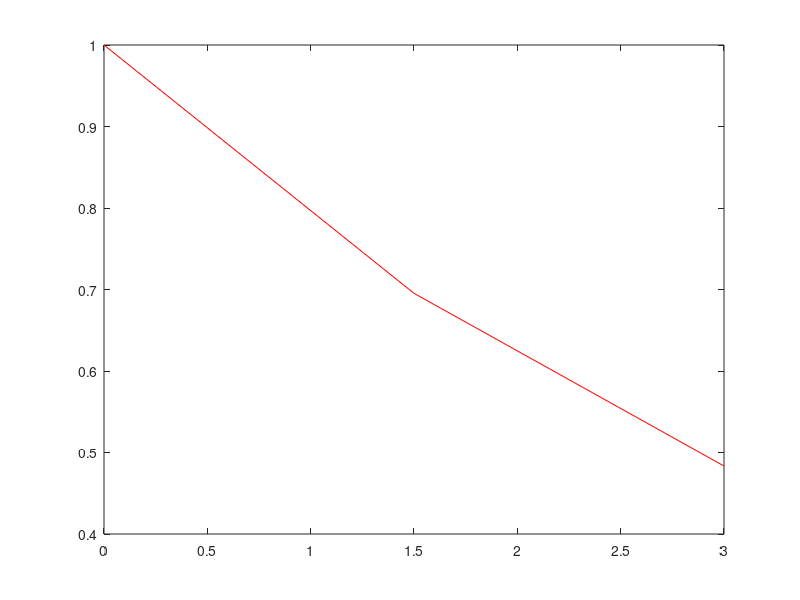

The MATLAB script that drew this image:
%**********************************************************
% Heun-Verfahren
%**********************************************************
clear; clc; close all;

f = @(y) -1/4*y;

m = 1; %<-------ANZAHL DER KORREKTORITERATIONEN
h = 1.5; %<------SCHRITTWEITE
n = 2; %<------ANZAHL DER INTEGRATIONSSCHRITTE

%Vektor für numerische Lösung erstellen
y = zeros(1,n+1);

%Startwert setzen
y(1) = 1;%<------STARTWERT

NL_log = zeros(n+1,1+m);
NL_log(1,1) = y(1); 

for k = 1 : n
    %Prädiktor
    y(k+1) =  y(k) + h * f(y(k)); %<-------FUNKTION y'= f(x,y) expliziter Euler
    NL_log(k+1,1) = y(k+1); %Prädiktor protokollieren   
    %Korrketor
    for i = 1 : m
        y(k+1) = y(k) + h/2*(f(y((k+1)))+f(y(k)));%<-------FUNKTION
        NL_log(k+1,1+i) = y(k+1); %Korrektorschritt protokollieren
    end
end
x = 0:h:3;
 plot(x,y,'r');
NL_log = [x' NL_log]; %x und analytische Lösung an Log anhängen
disp('Heun-Verfahren')
disp('x          yp         yk1        yk2        yk3');
disp(num2str(NL_log,'%8.5f   ')); disp(' ');